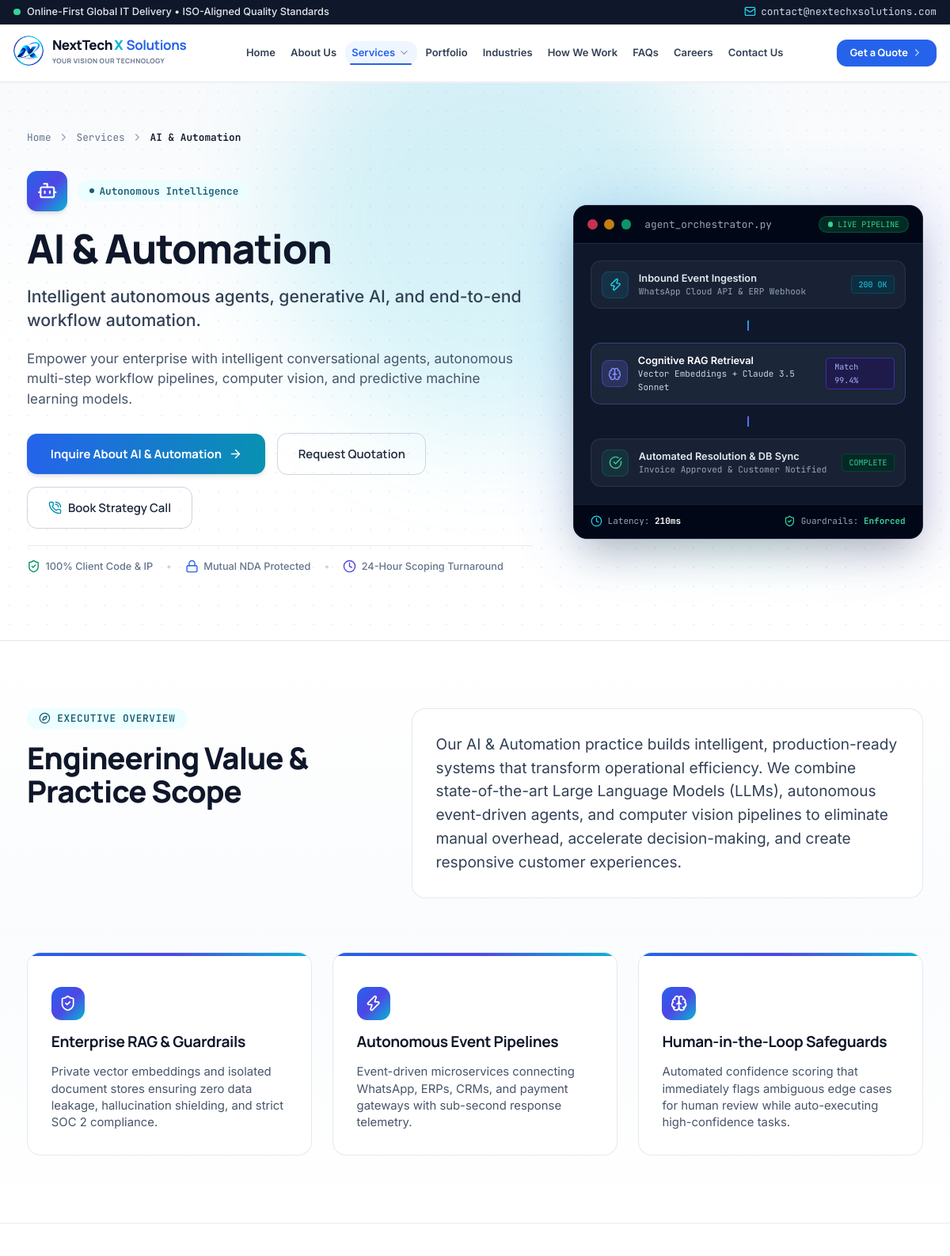
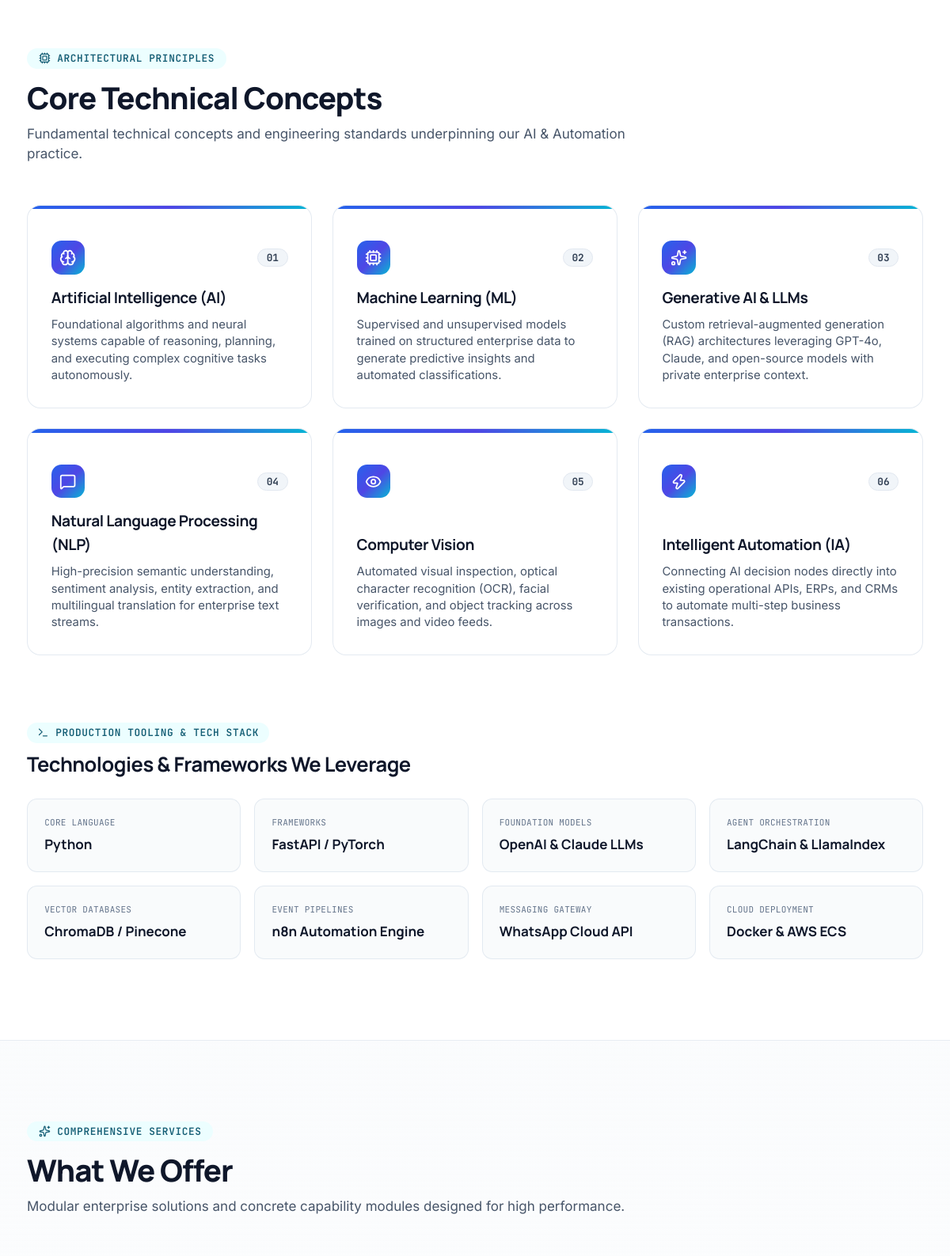
The app's page /php/ai-automation.php (upper part) with its own data (2 pictures, top to bottom).
### tables this page shows
CREATE TABLE cms_site_settings (
            id INTEGER PRIMARY KEY AUTOINCREMENT,
            setting_key TEXT UNIQUE NOT NULL,
            setting_value TEXT NOT NULL,
            setting_group TEXT DEFAULT 'general',
            updated_at TEXT DEFAULT CURRENT_TIMESTAMP
        );

CREATE TABLE cms_services (
        id INTEGER PRIMARY KEY AUTOINCREMENT,
        slug TEXT UNIQUE NOT NULL,
        title TEXT NOT NULL,
        short_desc TEXT,
        badge TEXT,
        icon TEXT,
        color TEXT,
        sort_order INTEGER DEFAULT 0,
        is_active INTEGER DEFAULT 1,
        content_json TEXT,
        created_at DATETIME DEFAULT CURRENT_TIMESTAMP,
        updated_at DATETIME DEFAULT CURRENT_TIMESTAMP
    );

### php/ai-automation.php (the view, shortened to what the rows shown need)
<?php
require_once __DIR__ . '/includes/cms.php';
$service = cms_get_service('ai-automation');
require_once __DIR__ . '/includes/header.php';
$srv_title = $service['title'] ?? 'AI & Automation';
$srv_badge = $service['badge'] ?? 'Autonomous Intelligence';
$srv_short = $service['short_desc'] ?? 'Intelligent autonomous agents, generative AI, and end-to-end workflow automation.';
$srv_content = $service['content'] ?? [];
$srv_overview = !empty($srv_content['overview']) ? $srv_content['overview'] : 'Empower your enterprise with intelligent conversational agents, autonomous multi-step workflow pipelines, computer vision, and predictive machine learning models.';
$srv_cta = $srv_content['cta'] ?? [];
$srv_cta_url = $srv_cta['button_url'] ?? 'contact.php';
?>
<section class="relative pt-10 pb-16 lg:pt-14 lg:pb-20 bg-gradient-to-b from-slate-50 via-white to-white border-b border-slate-200/90 overflow-hidden">
    <div class="max-w-7xl mx-auto px-4 sm:px-6 lg:px-8 relative z-10 text-left space-y-8">
        <div class="flex items-center gap-2 text-xs font-mono text-slate-500">
            <a href="index.php" class="hover:text-blue-600 transition-colors">Home</a>
            <i data-lucide="chevron-right" class="w-3.5 h-3.5 text-slate-400"></i>
            <a href="services.php" class="hover:text-blue-600 transition-colors">Services</a>
            <i data-lucide="chevron-right" class="w-3.5 h-3.5 text-slate-400"></i>
            <span class="text-slate-900 font-semibold"><?= htmlspecialchars($srv_title) ?></span>
        </div>
        <div class="grid grid-cols-1 lg:grid-cols-12 gap-10 lg:gap-12 items-center">
            <div class="lg:col-span-7 space-y-5">
                <div class="flex items-center gap-3">
                    <div class="w-12 h-12 rounded-xl bg-gradient-to-br from-blue-600 via-indigo-600 to-cyan-500 text-white flex items-center justify-center shrink-0 shadow-md">
                    </div>
                    <span class="inline-flex items-center gap-1.5 px-3.5 py-1 rounded-full text-xs font-semibold font-mono bg-cyan-50 text-cyan-800 border-cyan-200">
                        <span class="w-1.5 h-1.5 rounded-full bg-current animate-pulse"></span>
                        <span><?= htmlspecialchars($srv_badge) ?></span>
                    </span>
                </div>
                <h1 class="text-3xl sm:text-4xl lg:text-5xl font-black text-slate-900 tracking-tight leading-tight font-heading">
                    <?= htmlspecialchars($srv_title) ?>
                </h1>
                <p class="text-lg sm:text-xl font-medium text-slate-700 leading-snug">
                    <?= htmlspecialchars($srv_short) ?>
                </p>
                <p class="text-sm sm:text-base text-slate-600 leading-relaxed font-normal max-w-2xl">
                    <?= htmlspecialchars($srv_overview) ?>
                </p>
                <div class="pt-2 flex flex-wrap items-center gap-3.5">
                    <a href="<?= htmlspecialchars($srv_cta_url) ?>" class="px-7 py-3.5 rounded-xl bg-gradient-to-r from-blue-600 to-cyan-600 hover:from-blue-700 hover:to-cyan-700 text-white font-bold text-sm shadow-md hover:shadow-lg transition-all font-heading flex items-center gap-2 active:scale-95">
                    </a>
                    <button onclick="openQuoteModal()" class="px-6 py-3.5 rounded-xl border border-slate-300 hover:bg-slate-50 text-slate-800 font-semibold text-sm transition-all font-heading shadow-2xs">
                    </button>
                    <button onclick="openConsultationModal()" class="px-6 py-3.5 rounded-xl border border-slate-300 hover:bg-slate-50 text-slate-800 font-semibold text-sm transition-all font-heading flex items-center gap-2 shadow-2xs">
                    </button>
                </div>
                <div class="pt-4 flex flex-wrap items-center gap-4 text-xs font-medium text-slate-500 border-t border-slate-200/80">
                    <span class="flex items-center gap-1.5">
                    </span>
                    <span class="text-slate-300">•</span>
                    <span class="flex items-center gap-1.5">
                    </span>
                    <span class="text-slate-300">•</span>
                    <span class="flex items-center gap-1.5">
                    </span>
                </div>
            </div>
        </div>
    </div>
</section>
<section class="py-16 lg:py-20 bg-gradient-to-b from-white via-slate-50/70 to-white border-b border-slate-200/80">
    <div class="max-w-7xl mx-auto px-4 sm:px-6 lg:px-8 space-y-12 text-left">
        <div class="grid grid-cols-1 lg:grid-cols-12 gap-8 items-start">
            <div class="lg:col-span-5 space-y-3">
                <h2 class="text-2xl sm:text-3xl lg:text-4xl font-extrabold text-slate-900 tracking-tight font-heading">
                    Engineering Value & Practice Scope
                </h2>
            </div>
        </div>
    </div>
</section>
<section class="py-16 lg:py-24 bg-white border-b border-slate-200/80">
    <div class="max-w-7xl mx-auto px-4 sm:px-6 lg:px-8 space-y-12 text-left">
        <div class="space-y-3 max-w-3xl">
            <h2 class="text-2xl sm:text-3xl lg:text-4xl font-extrabold text-slate-900 tracking-tight font-heading">
                Core Technical Concepts
            </h2>
        </div>
    </div>
</section>
<section class="py-16 lg:py-24 bg-gradient-to-b from-slate-50/70 via-slate-50/40 to-white border-b border-slate-200/80">
    <div class="max-w-7xl mx-auto px-4 sm:px-6 lg:px-8 space-y-12 text-left">
        <div class="space-y-3 max-w-3xl">
            <h2 class="text-2xl sm:text-3xl lg:text-4xl font-extrabold text-slate-900 tracking-tight font-heading">
                What We Offer
            </h2>
        </div>
    </div>
</section>
<?php require_once __DIR__ . '/includes/footer.php'; ?>

### php/includes/header.php (shortened to what the rows shown need)
<?php
require_once __DIR__ . '/cms.php';
$cms_email = cms_get_setting('email_contact', SITE_EMAIL_CONTACT);
?>
<!DOCTYPE html>
<html lang="en" class="scroll-smooth scroll-pt-28 overflow-x-clip">
<head>
    <script src="https://cdn.tailwindcss.com"></script>
</head>
<body class="bg-white text-slate-800 antialiased selection:bg-blue-600/15 selection:text-blue-700 min-h-screen overflow-x-clip flex flex-col">
    <div class="fixed top-0 left-0 right-0 z-50 w-full">
        <?php $announcement = cms_get_global_announcement(); ?>
        <?php if (!empty($announcement['enabled'])): ?>
        <div class="w-full <?= htmlspecialchars($announcement['bg'] ?? 'bg-slate-900') ?> text-slate-300 py-1.5 px-4 text-xs border-b border-slate-800/80 transition-all duration-300">
            <div class="max-w-7xl mx-auto flex items-center justify-between">
                <div class="flex items-center gap-2">
                    <span class="inline-block w-2 h-2 rounded-full bg-emerald-400 animate-pulse"></span>
                    <?php if (!empty($announcement['link'])): ?>
                        <a href="<?= htmlspecialchars($announcement['link']) ?>" class="font-medium text-slate-200 hover:text-cyan-400 transition-colors">
                            <?= htmlspecialchars($announcement['text']) ?>
                        </a>
                    <?php else: ?>
                        <span class="font-medium text-slate-200"><?= htmlspecialchars($announcement['text']) ?></span>
                    <?php endif; ?>
                </div>
                <div class="flex items-center gap-3 sm:gap-4 text-xs font-mono">
                    <a href="mailto:<?= htmlspecialchars($cms_email) ?>" class="hover:text-cyan-400 flex items-center gap-1.5 transition-colors">
                        <i data-lucide="mail" class="w-3.5 h-3.5 text-cyan-400"></i>
                        <span><?= htmlspecialchars($cms_email) ?></span>
                    </a>
                </div>
            </div>
        </div>
        <?php endif; ?>
    </div>
    <main class="flex-grow">

### records on screen
cms_site_settings: setting_value "contact@nextechxsolutions.com"
cms_services: title "AI & Automation", badge "Autonomous Intelligence", short_desc "Intelligent autonomous agents, generative AI, and end-to-end workflow automation."

### other values on screen
$announcement['text'] "Online-First Global IT Delivery • ISO-Aligned Quality Standards"
SITE_TAGLINE "YOUR VISION OUR TECHNOLOGY"
$srv_overview "Empower your enterprise with intelligent conversational agents, autonomous multi-step workflow pipelines, computer vision, and predictive machine learning models."
$srv_cta_btn "Inquire About AI & Automation"
